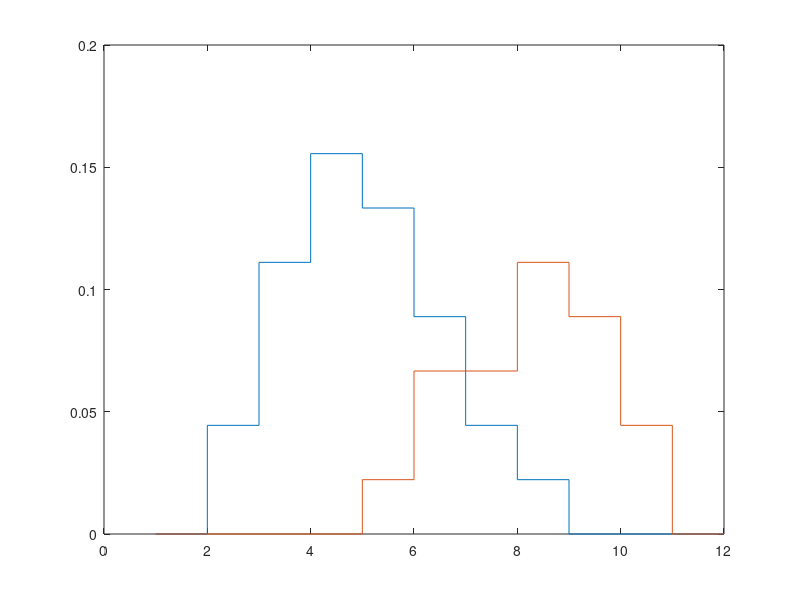
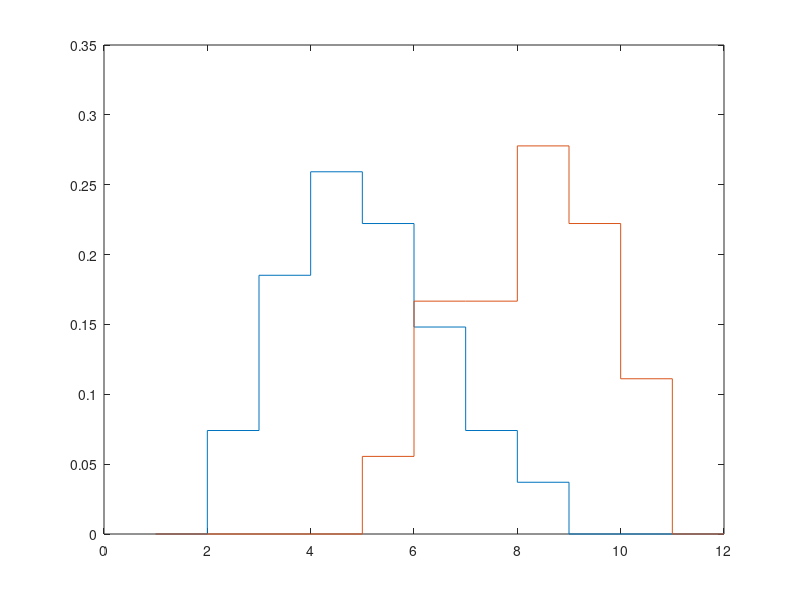
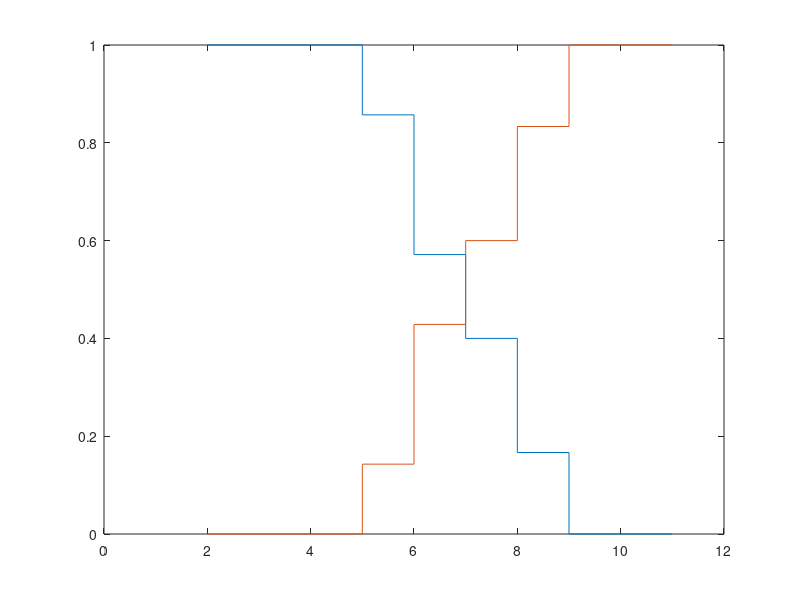
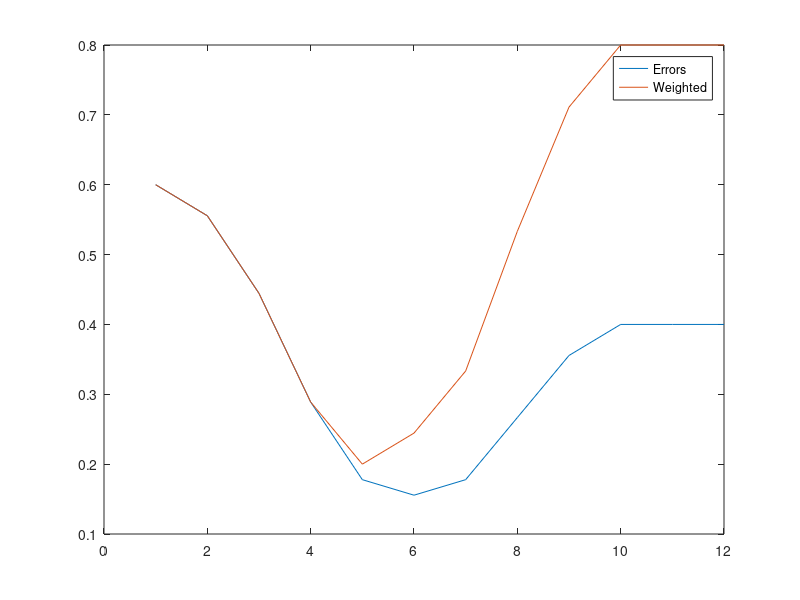

MATLAB code for these plots, in order:
%probabilities c_1 and c_2


%prior distributions
prior_c1 = 27/45; %count data-points in c1 vs all data-points (see slides)
prior_c2 = 18/45;

%Class conditionals

% P(x | c1) and P(X | c2)
%this is the joint probability p(x,c) however this looks similar to the
%plots on the slides
px_c1 = [0 2 5 7 6 4 2 1 0 0 0 0]/45;
px_c2 = [0 0 0 0 1 3 3 5 4 2 0 0]/45;

figure;
stairs(px_c1); hold on;
stairs(px_c2);

% P(x | c1) and P(X | c2)
% this is the class conditional probability but it does not look similar to
% the histogram on the slides however, we are required to calculate this
% probability
px_c1 = [0 2 5 7 6 4 2 1 0 0 0 0]/27;
px_c2 = [0 0 0 0 1 3 3 5 4 2 0 0]/18;

figure;
stairs(px_c1); hold on;
stairs(px_c2);

%p(x) = p(x | c1 ) P(C1) + p(x|c2)P(c2)
px = px_c1*prior_c1 + px_c2*prior_c2;

% posterior P(c | x) = p(x|c)p(c) / p(x) 
posterior_c1 = px_c1*prior_c1./px; % notice the element wise division
posterior_c2 = px_c2*prior_c2./px;

figure;
stairs(posterior_c1); hold on;
stairs(posterior_c2);


%plot errors for different decision boundaries
errors = [];
for i = 1:12 
    t1 = px_c1*prior_c1;
    t2 = px_c2*prior_c2;
    
    p_error = sum(t1((i+1):12)) + sum(t2(1:i));
    
    errors = [errors p_error];
end


%weighted costs, optimal decision boundary shifts to the right
errorsWeighted = [];
for i = 1:12 
    t1 = px_c1*prior_c1;
    t2 = px_c2*prior_c2;
    
    p_error = sum(t1((i+1):12)) + sum(t2(1:i))*2;
    
    errorsWeighted = [errorsWeighted p_error];
end

figure;
plot(errors); hold on;
plot(errorsWeighted);
legend('Errors', 'Weighted');
